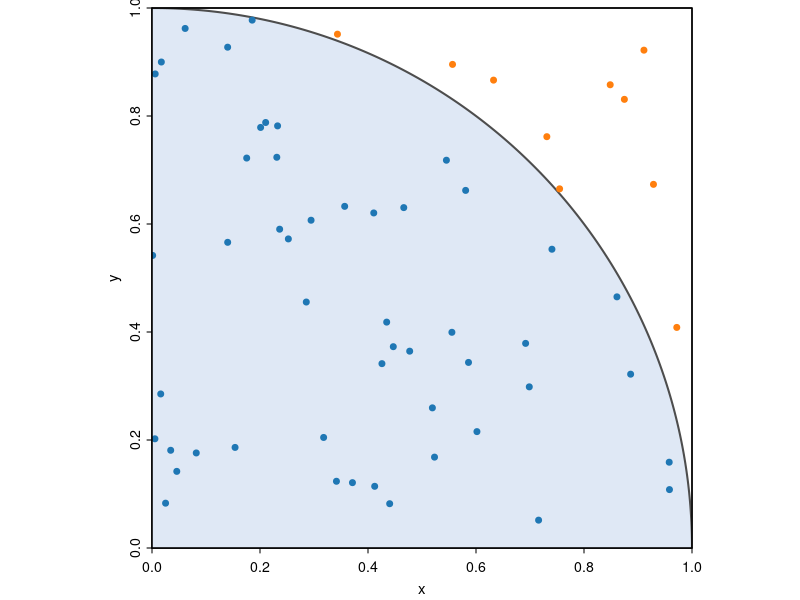

Reproduce this figure in R.
## ---- chunk 1
#| echo: false
#| fig-width: 2.2
#| fig-height: 2.2
#| fig-align: center
set.seed(2026)
n <- 60
x <- runif(n); y <- runif(n)
inside <- x^2 + y^2 <= 1
par(mar = c(2.6, 2.6, 0.4, 0.4), pty = "s", mgp = c(1.5, 0.4, 0), tcl = -0.25)
plot(NA, xlim = c(0, 1), ylim = c(0, 1), xlab = "x", ylab = "y", asp = 1,
     xaxs = "i", yaxs = "i", cex.axis = 0.85, cex.lab = 0.9)
t <- seq(0, pi / 2, length.out = 200)
polygon(c(0, cos(t)), c(0, sin(t)), col = "#dfe8f5", border = NA)
lines(cos(t), sin(t), lwd = 2, col = "grey30")
points(x, y, pch = 19, cex = 0.8, col = ifelse(inside, "#1f77b4", "#ff7f0e"))
box(lwd = 1.5)
